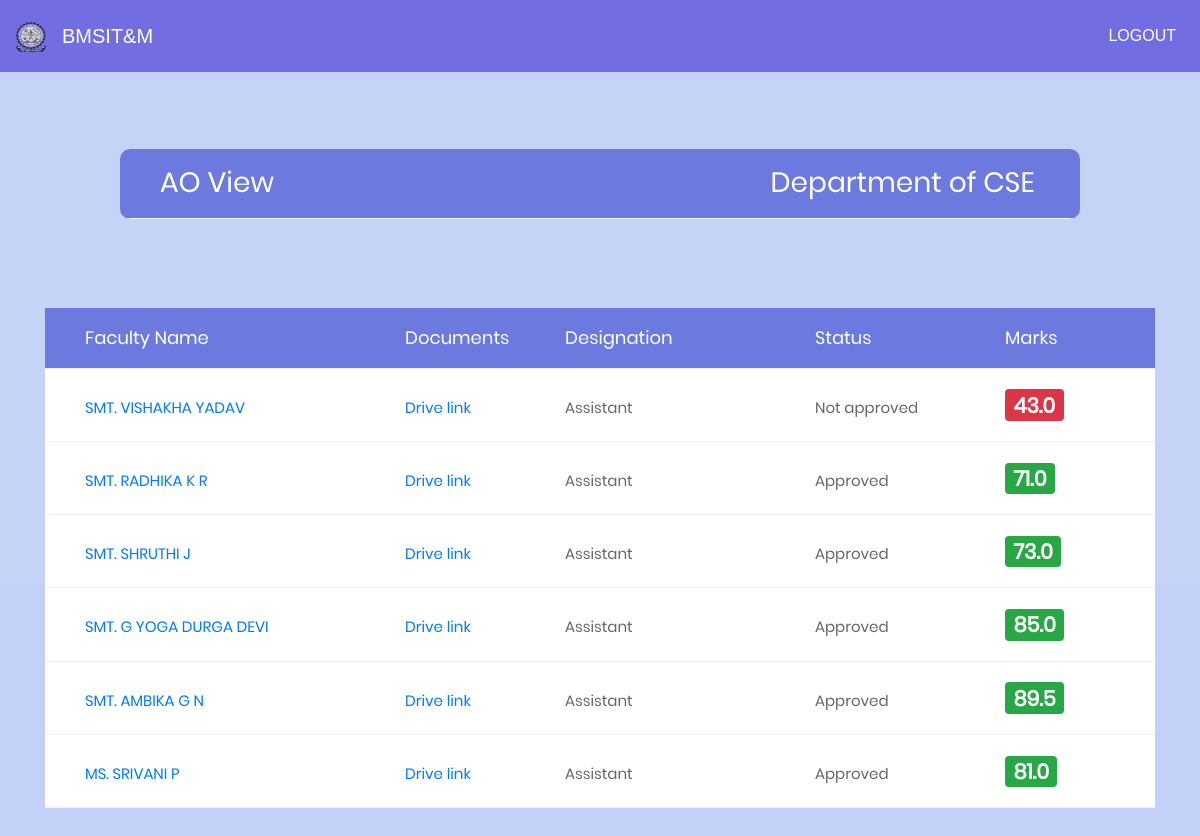
/ao_approved/CSE (signed in), run on an earlier commit of the app's database.
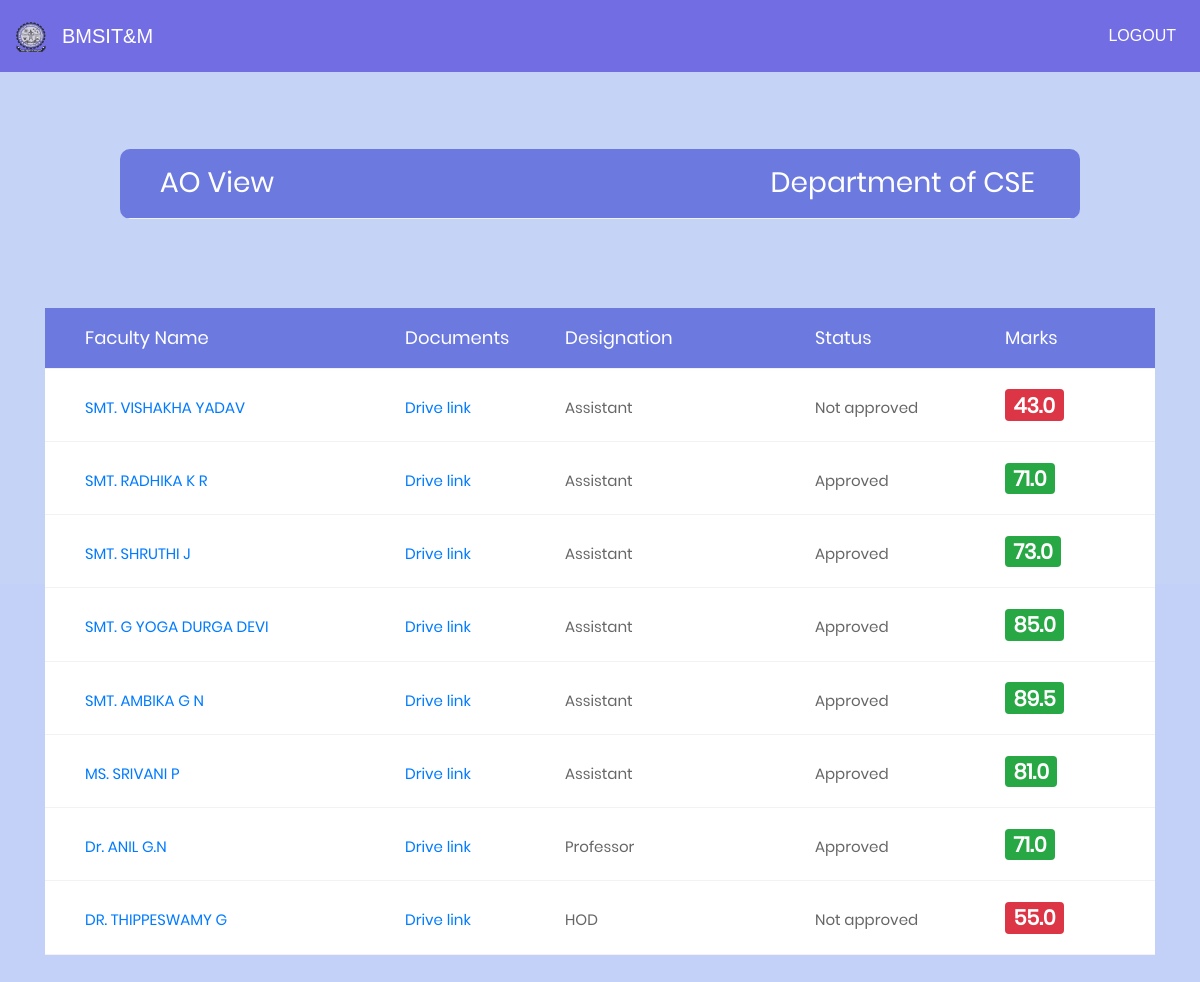
And on a later commit of the database.
### facform1/models.py (models this page shows, shortened)
class Department(models.Model):
	name = models.CharField(max_length=20, blank=True, null=True)

class remarks2(models.Model):
	ta_prin_remarks = models.TextField( blank=True, null=True)
	ta_prin_remarks1 = models.TextField( blank=True, null=True)
	prin_marks1 = models.IntegerField( blank=True, null=True)
	prin_marks2 = models.IntegerField( blank=True, null=True)
	prin_marks3 = models.IntegerField( blank=True, null=True)
	total_marks = models.FloatField( blank=True, null=True)
	info = models.ForeignKey('User', on_delete=models.CASCADE,null=True)
	department = models.ForeignKey('Department', on_delete=models.CASCADE,null=True)

class User(AbstractUser):
	phone = models.BigIntegerField(null=True)
	department = models.ForeignKey('Department', on_delete=models.CASCADE,null=True)
	designation = models.ForeignKey('Designation', on_delete=models.CASCADE,null=True)
	teach_status = models.BooleanField(default=False)
	hod_status = models.BooleanField(default=False)
	principal_status = models.BooleanField(default=False)
	doc_link = models.CharField(max_length=2000, blank=True, null=True)
	info = models.CharField(max_length=20, blank=True, null=True)
	def __str__(self):
		return self.username
	def is_ao(self):
		faculty = Designation.objects.get(name="AO")
		faculty1 = str(faculty)
		faculty2 = str(self.designation.name)
		if faculty1 == faculty2:
			return True
		return False

### facform1/views.py (the view)
# urls.py: url(r'^ao_approved/(?P<dept>[\w\-]+)$', views.ao_approved,name="ao_approved"),
@login_required
def ao_approved(request,dept):
	if request.user.is_ao():
		general = remarks2.objects.filter(department__name=dept)
		dept = {'dept':dept,'general':general}
		return render(request,'ao_approved.html',context=dept)
	else:
		return HttpResponseRedirect('/invalid')

### facform1/models.py (called while the page is built)
	def __str__(self):
		return self.name

### templates/ao_approved.html (shortened to what this page needs)
<!DOCTYPE html>
{% load staticfiles %}
<html lang="en">
<head>
	<link rel="stylesheet" type="text/css" href="{% static "vendor/bootstrap/css/bootstrap.min.css" %}">
	<link rel="stylesheet" type="text/css" href="{% static "fonts/font-awesome-4.7.0/css/font-awesome.min.css" %}">
	<link rel="stylesheet" type="text/css" href="{% static "vendor/animate/animate.css" %}">
	<link rel="stylesheet" type="text/css" href="{% static "vendor/select2/select2.min.css" %}">
	<link rel="stylesheet" type="text/css" href="{% static "vendor/perfect-scrollbar/perfect-scrollbar.css" %}">
	<link rel="stylesheet" type="text/css" href="{% static "css/util.css" %}">
	<link rel="stylesheet" type="text/css" href="{% static "css/main1.css" %}">
</head>
<body style="background:#c3d1f8">
{% include 'partials/nav_primary.html' %}
<div style="margin-top:-18%;">
	<div class="container-table100">
		<div class="wrap-table100">
				<div class="table">
					<div class="row header">
						<div class="cell">
							<h3>AO View</h3>
						</div>
						<div class="cell">
							<h3>Department of {{dept}}</h3>
						</div>
					</div>
				</div>
					</div>
						</div>
					</div>
	<div style="margin-top:-23%;" class="limiter">
		<div class="container">
			<div class="wrap-table150">
					<div class="table">
						<div class="row header">
							<div class="cell">
								Faculty Name
							</div>
							<div class="cell">
								Documents
							</div>
							<div class="cell">
								Designation
							</div>
              <div class="cell">
								Status
							</div>
              <div class="cell">
								Marks
							</div>
            </div>
            {% for x in general %}
						<div class="row">
							<div class="cell" data-title="Faculty Name">
                <a {% if x.info.designation.name == 'hod' %} href="/ao_hod_display/{{x.info}}"
                 {% elif x.info.designation.name == 'associate' %} href="/ao_teacher1_display/{{x.info}}"
                 {% elif x.info.designation.name == 'professor' %} href="/ao_teacher1_display/{{x.info}}"
                 {% elif x.info.designation.name == 'assistant' %} href="/ao_teacher_display/{{x.info}}"
                 {% endif %}>{{x.info.first_name}}</a>
              </div>
							<div class="cell" data-title="Documents">
								<a href="{{x.info.doc_link}}">Drive link</a>
							</div>
							<div class="cell" data-title="designation">
								{% if x.info.designation.name == 'assistant' %}
								<p>Assistant</p>
								{% elif x.info.designation.name == 'associate' %}
								<p>Associate</p>
								{% elif x.info.designation.name == 'professor' %}
								<p>Professor</p>
								{% elif x.info.designation.name == 'hod' %}
								<p>HOD</p>
								{% endif %}
							</div>
								<div class="cell" data-title="status">
                  {% if x.total_marks >= 60 %} Approved {% else  %} Not approved {% endif %}
							</div>
              <div class="cell" data-title="Marks">
                {% if x.total_marks >= 60 %}
                <h3><span class="badge badge-success">{{x.total_marks}}</span></h3>
                {% else %}
                <h3><span class="badge badge-danger">{{x.total_marks}}</span></h3>
                {% endif %}
            </div>
						</div>
            {% endfor %}
					</div>
			</div>
		</div>
	</div>
</body>
</html>

### templates/partials/nav_primary.html (shortened to what this page needs)
{% load staticfiles %}
<nav class="navbar navbar-expand-lg navbar-dark fixed-top" style="background-color: #736de3;">
  <a class="navbar-brand" href="#">
  <img src="{% static "image/bms.logo.png" %}" width="30" height="30" alt="">
</a>
<a class="navbar-brand" href="#">BMSIT&M</a>
<span class="navbar-text">
  	<ul class="navbar-nav mr-auto">
  <li class="nav-item">
        <a style="color:white;" class="nav-link" href="/logout">LOGOUT</a>
    </li>
  </ul>
    </span>
</nav>

### static/css/main1.css (style rules this page uses)
* { margin: 0px; padding: 0px; box-sizing: border-box; }
body, html { height: 100%; font-family: sans-serif; }
a { margin: 0px; transition: all 0.4s; -webkit-transition: all 0.4s; -o-transition: all 0.4s; -moz-transition: all 0.4s; }
h1,h2,h3,h4,h5,h6 { margin: 0px; }
p { margin: 0px; }
ul, li { margin: 0px; list-style-type: none; }
.limiter { width: 100%; margin: 0 auto; }
.container-table100 { width: 100%; min-height: 100vh; background: #c4d3f6; display: -webkit-box; display: -webkit-flex; display: -moz-box; display: -ms-flexbox; display: flex; align-items: center; justify-content: center; flex-wrap: wrap; padding: 33px 30px; }
.wrap-table100 { width: 960px; border-radius: 10px; overflow: hidden; }
.table { width: 100%; display: table; margin: 0; }
.row { display: table-row; background: #fff; }
.row.header { color: #ffffff; background: #6c7ae0; }
.cell { display: table-cell; }
.row .cell { font-family: Poppins-Regular; font-size: 15px; color: #666666; line-height: 1.2; font-weight: unset !important; padding-top: 20px; padding-bottom: 20px; border-bottom: 1px solid #f2f2f2; }
.row.header .cell { font-family: Poppins-Regular; font-size: 18px; color: #fff; line-height: 1.2; font-weight: unset !important; padding-top: 19px; padding-bottom: 19px; }
.row .cell:nth-child(1) { width: 360px; padding-left: 40px; }
.row .cell:nth-child(2) { width: 160px; }
.row .cell:nth-child(3) { width: 250px; }
.row .cell:nth-child(4) { width: 190px; }
.table, .row { width: 100% !important; }

What changed in the data, as far as the page shows it:
added remarks2: info.first_name "Dr. ANIL G.N", shows "Professor", shows "Approved", total_marks "71.0"
added remarks2: info.first_name "DR. THIPPESWAMY G", shows "HOD", shows "Not approved", total_marks "55.0"
